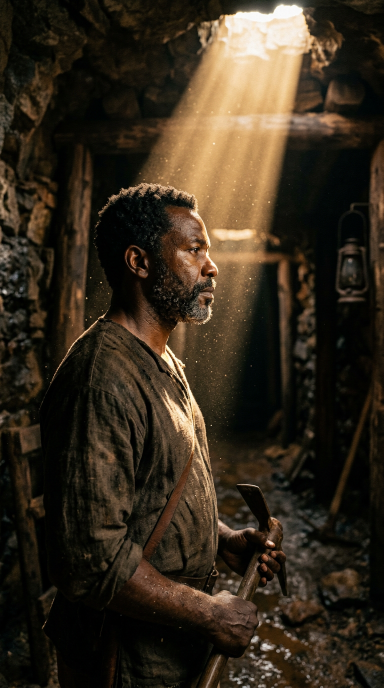
#> input picture reel/assets/chico_rei.png, 768 x 1376 px (shown at 1/2 size)
$ python -i render.py   (imports and definitions only)
#> lines starting #> are read from the running program, lines starting #| are printed output that depends on the picture
### reel/gfx.py
"""Low-level drawing helpers: noise textures, blur, masks, silhouettes, props.

Everything here works at the *work* resolution (w x h); masks are drawn at
SS x supersampling and box-downsampled for antialiasing.
"""
import math

import numpy as np
from PIL import Image, ImageDraw

w, h = 720, 1280          # work resolution (upscaled to 1080x1920 at output)
SS = 2                    # mask supersampling

YY, XX = np.mgrid[0:h, 0:w].astype(np.float32)


# ---------------------------------------------------------------- utilities
def smooth(x):
    x = np.clip(x, 0.0, 1.0)
    return x * x * (3 - 2 * x)


def sm(x):
    """Scalar smoothstep."""
    return float(smooth(x))


def lerp(a, b, t):
    return a + (b - a) * t


def col(c):
    return np.asarray(c, np.float32)


def fbm(hh, ww, a=1.2, seed=0, ax=1.0, ay=1.0):
    """Tileable fractal noise via 1/f^a spectral shaping, normalised to 0..1."""
    r = np.random.default_rng(seed)
    n = r.standard_normal((hh, ww))
    fy = np.fft.fftfreq(hh)[:, None] * ay
    fx = np.fft.fftfreq(ww)[None, :] * ax
    f = np.sqrt(fx ** 2 + fy ** 2)
    f[0, 0] = 1.0
    out = np.real(np.fft.ifft2(np.fft.fft2(n) / f ** a))
    lo, hi = np.percentile(out, [1, 99])
    return np.clip((out - lo) / (hi - lo), 0, 1).astype(np.float32)


ROCK = fbm(h, w, 1.15, 1)
ROCK2 = fbm(h, w, 0.9, 2)
CLOUD = fbm(h, w, 1.35, 3, ax=0.45)
SEA = fbm(512, 512, 1.05, 4, ax=3.5)


# [26 lines left out: functions _box1, blur, vgrad, not called in this run]


def radial(cx, cy, rx, ry=None):
    ry = rx if ry is None else ry
    return np.exp(-(((XX - cx) / rx) ** 2 + ((YY - cy) / ry) ** 2)).astype(np.float32)


def comp(img, m, c):
    m = m[..., None]
    return img * (1 - m) + col(c) * m


def add(img, m, c):
    return img + m[..., None] * col(c)


# [39 lines left out: functions shade, splat, beam, rays, not called in this run]


# ---------------------------------------------------------------- canvas
class Canvas:
    def __init__(self):
        self.im = Image.new("L", (w * SS, h * SS), 0)
        self.d = ImageDraw.Draw(self.im)

    # [5 lines left out: function line, not called in this run]

    def ell(self, cx, cy, rx, ry, fill=255):
        self.d.ellipse([(cx - rx) * SS, (cy - ry) * SS, (cx + rx) * SS, (cy + ry) * SS], fill=fill)

    def ring(self, cx, cy, rx, ry, wd, fill=255):
        self.d.ellipse([(cx - rx) * SS, (cy - ry) * SS, (cx + rx) * SS, (cy + ry) * SS],
                       outline=fill, width=max(1, int(wd * SS)))

    def poly(self, pts, fill=255):
        self.d.polygon([(x * SS, y * SS) for x, y in pts], fill=fill)

    def rect(self, x0, y0, x1, y1, fill=255):
        self.d.rectangle([x0 * SS, y0 * SS, x1 * SS, y1 * SS], fill=fill)

    def arr(self):
        return np.asarray(self.im.resize((w, h), Image.BOX), np.float32) / 255.0


# [11 lines left out: functions ell_pts, rot, not called in this run]


# ---------------------------------------------------------------- figures
# Poses in units of figure height, x forward (facing direction), y up from the feet.
_SIDE = dict(head=(0.0, 0.93), neck=(0.0, 0.85), lsh=(0.0, 0.81), rsh=(0.0, 0.81), hip=(0.0, 0.52),
             lel=(0.03, 0.65), lha=(0.04, 0.49), rel=(-0.02, 0.65), rha=(-0.01, 0.49),
             lkn=(0.03, 0.27), lft=(0.02, 0.0), rkn=(-0.02, 0.27), rft=(-0.04, 0.0))
POSES = {
    "side": _SIDE,
    "tall": dict(_SIDE, head=(0.015, 0.935)),
    "front": dict(head=(0.0, 0.93), neck=(0.0, 0.85), lsh=(-0.11, 0.81), rsh=(0.11, 0.81), hip=(0.0, 0.52),
                  lel=(-0.125, 0.65), lha=(-0.125, 0.49), rel=(0.125, 0.65), rha=(0.125, 0.49),
                  lkn=(-0.05, 0.27), lft=(-0.06, 0.0), rkn=(0.05, 0.27), rft=(0.06, 0.0)),
    "pick_up": dict(head=(0.06, 0.86), neck=(0.03, 0.79), lsh=(0.02, 0.76), rsh=(0.02, 0.76), hip=(-0.05, 0.50),
                    lel=(-0.02, 0.92), lha=(-0.06, 1.0), rel=(0.0, 0.90), rha=(-0.05, 0.99),
                    lkn=(0.07, 0.27), lft=(0.10, 0.0), rkn=(-0.10, 0.26), rft=(-0.16, 0.0)),
    "pick_down": dict(head=(0.22, 0.70), neck=(0.16, 0.66), lsh=(0.15, 0.64), rsh=(0.15, 0.64), hip=(-0.03, 0.47),
                      lel=(0.24, 0.52), lha=(0.30, 0.38), rel=(0.22, 0.50), rha=(0.28, 0.37),
                      lkn=(0.10, 0.25), lft=(0.10, 0.0), rkn=(-0.10, 0.24), rft=(-0.16, 0.0)),
    "carry": dict(head=(0.03, 0.91), neck=(0.02, 0.83), lsh=(0.02, 0.80), rsh=(0.02, 0.80), hip=(0.0, 0.51),
                  lel=(0.09, 0.92), lha=(0.04, 1.02), rel=(-0.05, 0.92), rha=(-0.01, 1.02),
                  lkn=(0.03, 0.27), lft=(0.02, 0.0), rkn=(-0.02, 0.27), rft=(-0.04, 0.0)),
}


def blend(p1, p2, t):
    return {k: (lerp(p1[k][0], p2[k][0], t), lerp(p1[k][1], p2[k][1], t)) for k in p1}


# [175 lines left out: functions walk, figure, pick, bust, jangada, ship and 2 more, not called in this run]


# Side-profile head-and-shoulders, facing +x. Units: head height = 1, origin = head centre, y down.
_PROFILE = [(0.0, -0.5), (0.30, -0.42), (0.40, -0.25), (0.43, -0.12), (0.41, -0.05), (0.53, 0.08), (0.52, 0.12),
            (0.44, 0.15), (0.465, 0.20), (0.43, 0.245), (0.455, 0.29), (0.39, 0.35), (0.42, 0.43), (0.36, 0.49),
            (0.26, 0.53), (0.17, 0.62), (0.19, 0.95), (0.55, 1.22), (0.78, 1.6), (0.86, 3.2), (-0.95, 3.2),
            (-0.92, 1.45), (-0.62, 1.07), (-0.27, 0.80), (-0.27, 0.50), (-0.40, 0.22), (-0.46, -0.10), (-0.34, -0.40)]


# [23 lines left out: functions profile_bust, sample, not called in this run]


# Standing person seen from the front/back: right-half outline, mirrored. Units of height, y up.
_PERSON = [(0.025, 0.865), (0.07, 0.838), (0.125, 0.82), (0.155, 0.795), (0.168, 0.74), (0.172, 0.62),
           (0.168, 0.52), (0.163, 0.45), (0.168, 0.42), (0.152, 0.385), (0.13, 0.395), (0.127, 0.45),
           (0.127, 0.55), (0.12, 0.66), (0.112, 0.70), (0.104, 0.62), (0.100, 0.53), (0.106, 0.47),
           (0.102, 0.40), (0.088, 0.27), (0.072, 0.12), (0.066, 0.04), (0.08, 0.0), (0.02, 0.0),
           (0.024, 0.05), (0.026, 0.25), (0.0, 0.44)]


# [13 lines left out: function person, not called in this run]

### reel/scenes.py
"""Shot renderers. Each returns a float32 (h, w, 3) linear-ish RGB frame in 0..1+.

Signature: shot(lt, d, gt) where lt = time into the shot, d = shot length,
gt = global reel time (used where motion must stay in sync with the audio).
"""
import math

import numpy as np

from gfx import (CLOUD, person, profile_bust, sample, POSES, ROCK, ROCK2, SEA, Canvas, XX, YY, add, beam, blend, blur, bust, chain,
                 col, comp, ell_pts, figure, h, jangada, lerp, pick, radial, rays, rot, shade, ship,
                 skyline, sm, smooth, splat, vgrad, w, walk)

SEA_PERIOD = 2.9          # seconds between breaking waves (shared with audio)
SEA_CRASH = 0.78          # phase of the crash within a period


# [50 lines left out: functions sea_crash_times, town, mine_bg, not called in this run]


WORKERS = [  # x, feet y, height, facing, swing rate (Hz), phase offset
    (0.25, 0.90, 0.46, 1, 0.95, 0.0),
    (0.64, 0.83, 0.33, -1, 0.80, 0.37),
    (0.84, 0.76, 0.21, -1, 1.10, 0.66),
]


# [137 lines left out: functions swing_state, pick_strike_times, mine_workers, dust, mine_carry, chico and 1 more, not called in this run]


SHACKLE_OPEN = 0.8


# [164 lines left out: functions gold_to_freedom, ship_storm, shackled, sky, ocean, spray, not called in this run]


STORM = dict(top=(0.05, 0.07, 0.09), hor=(0.42, 0.40, 0.36), deep=(0.03, 0.06, 0.07), light=(0.55, 0.60, 0.60))


# [33 lines left out: functions sea_storm, jangada_close, not called in this run]


PORT = dict(top=(0.06, 0.08, 0.11), hor=(0.62, 0.52, 0.42), deep=(0.03, 0.06, 0.08), light=(0.6, 0.62, 0.6))


# [136 lines left out: functions port_horizon, shore_hero, line_of_men, dragao_close, ocean_dawn, chain_break, not called in this run]


FACES = {
    0: dict(bg=(0.20, 0.10, 0.04), rim=(1.0, 0.70, 0.40), L=(-0.9, -0.3), x=0.50, s=0.36),
    1: dict(bg=(0.05, 0.10, 0.13), rim=(0.70, 0.85, 0.95), L=(0.9, -0.3), x=0.52, s=0.34),
    2: dict(bg=(0.16, 0.08, 0.05), rim=(1.0, 0.62, 0.35), L=(0.8, -0.5), x=0.48, s=0.35),
    3: dict(bg=(0.06, 0.05, 0.05), rim=(1.0, 0.80, 0.60), L=(-0.85, -0.4), x=0.50, s=0.56),
}


# [59 lines left out: functions face, crowd, modern, not called in this run]


def black(lt, d, gt):
    return np.zeros((h, w, 3), np.float32)


# ================================================================ photographs
class Photo:
    """A still photograph as a shot: Ken Burns framing at output resolution,
    drifting dust in the light, and a slow breathing of the light shaft."""
    full_res = True
    W, H = 1080, 1920

    def __init__(self, path, beam=None, dust=(1.0, 0.85, 0.6), n_dust=500, seed=0, rise=None):
        self.path, self.beam, self.dust, self.n, self.seed = path, beam, dust, n_dust, seed
        self.rise = rise      # (x, y, spread) in output fractions: gold dust rising from there
        self._im = None

    # [58 lines left out: functions image, __call__, not called in this run]


import os  # noqa: E402

CHICO_PHOTO = Photo("assets/chico_rei.png", beam=(0.72, 0.0, 0.55, 0.75, 0.08, 0.20), seed=1)
CHICO_HANDS = Photo("assets/chico_rei.png", beam=(0.72, 0.0, 0.55, 0.75, 0.08, 0.20), n_dust=200, seed=4, rise=(0.58, 0.57, 0.06))
CHICO_FACE = Photo("assets/chico_rei.png", beam=(0.72, 0.0, 0.55, 0.75, 0.08, 0.20), n_dust=150, seed=5)
_DRAGAO_BEAM = (0.42, 0.03, 0.36, 0.32, 0.05, 0.10)
DRAGAO_PHOTO = Photo("assets/dragao_do_mar.jpg", beam=_DRAGAO_BEAM, dust=(1.0, 0.9, 0.75), n_dust=260, seed=2)
DRAGAO_FACE = Photo("assets/dragao_do_mar.jpg", beam=_DRAGAO_BEAM, dust=(1.0, 0.9, 0.75), n_dust=120, seed=6)
DRAGAO_CLOSE = Photo("assets/dragao_do_mar.jpg", beam=_DRAGAO_BEAM, dust=(1.0, 0.9, 0.75), n_dust=120, seed=3)

### reel/render.py
"""Frame renderer: shot -> camera -> grade -> grain/vignette -> text -> RGB24."""
import json
import math
import os

import numpy as np
from PIL import Image, ImageDraw, ImageFont

import gfx
import timeline as T

FPS = 30
DUR = 60.0
NF = int(FPS * DUR)
W, H = 1080, 1920

_r = np.random.default_rng(99)
GRAIN = [np.asarray(Image.fromarray(((_r.standard_normal((H // 2, W // 2)) * 40 + 128).clip(0, 255)).astype(np.uint8))
                    .resize((W, H), Image.BILINEAR), np.float32)[..., None] / 255.0 - 0.5 for _ in range(10)]
_yy, _xx = np.mgrid[0:H, 0:W].astype(np.float32)
VIGNETTE = (1 - 0.62 * (((_xx - W / 2) / (W * 0.62)) ** 2 + ((_yy - H / 2) / (H * 0.60)) ** 2) ** 1.4).clip(0.15, 1)[..., None]
# [1 line not run here, left out]


# ---------------------------------------------------------------- text
_cache = {}


# [56 lines left out: functions text_layer, draw_text, text_items, not called in this run]


_subs = None


# [9 lines left out: function narration_subs, not called in this run]


# ---------------------------------------------------------------- frames
def shot_at(t):
    for sh in T.SHOTS:
        if sh[0] <= t < sh[1]:
            return sh
    return T.SHOTS[-1]


def render_frame(i, with_text=True, t=None):
    t = i / FPS if t is None else t
    t0, t1, fn, cam, grade, flash_in = shot_at(t)
    lt, d = t - t0, t1 - t0
    u = gfx.sm(lt / d) * 0.6 + (lt / d) * 0.4
    z0, z1, cx0, cy0, cx1, cy1 = cam
    z = gfx.lerp(z0, z1, u)
    cx, cy = gfx.lerp(cx0, cx1, u), gfx.lerp(cy0, cy1, u)
    r = np.random.default_rng(i)
    jx, jy = r.normal(0, 0.6, 2)                     # gate weave
    if getattr(fn, "full_res", False):               # photographic shots frame themselves at output size
        f = np.clip(fn(lt, d, t, (z, cx, cy, jx, jy)), 0, 1)
    else:
        img = fn(lt, d, t)
        cw, ch = gfx.w / z, gfx.h / z
        x0 = min(max(cx * gfx.w - cw / 2 + jx, 0), gfx.w - cw)
        y0 = min(max(cy * gfx.h - ch / 2 + jy, 0), gfx.h - ch)
        pil = Image.fromarray((np.clip(img, 0, 1) * 255).astype(np.uint8))
        f = np.asarray(pil.resize((W, H), Image.BICUBIC, box=(x0, y0, x0 + cw, y0 + ch)), np.float32) / 255.0
    gain, tint, contrast = grade
    f = f * gain * np.asarray(tint, np.float32)
    f = np.clip(f, 0, 1)
    f = f + (f - f * f * (3 - 2 * f)) * (1 - contrast) * 2      # s-curve
    f *= VIGNETTE
    if fn is not T.S.black:
        f *= 1 + 0.03 * math.sin(t * 47) * math.sin(t * 13)      # projector flicker
        lum = f.mean(axis=2, keepdims=True)
        f += GRAIN[i % len(GRAIN)] * (0.05 + 0.10 * lum * (1 - lum))
        if r.random() < 0.12:                                    # occasional scratch
            x = int(r.uniform(0.05, 0.95) * W)
            f[:, x:x + 2] *= 1 + r.uniform(0.15, 0.35)
    else:
        f += GRAIN[i % len(GRAIN)] * 0.025
    flash = 0.0
    for ft, fs in T.FLASHES:
        if 0 <= t - ft < 0.2:
            flash = max(flash, fs * (1 - (t - ft) / 0.2) ** 2)
    if flash_in and lt < 0.12 and t < 4:
        flash = max(flash, 0.8 * (1 - lt / 0.12))
    env = 1.0
    for a, b, v0, v1 in T.FADES:
        if b > a and a <= t <= b:
            env = gfx.lerp(v0, v1, (t - a) / (b - a))
        elif b > a and t > b and t < 53.25:
            env = v1 if a > 50 else env
    f = f * env + flash * (1 - f * 0.3)
    if with_text:
        for (s, font, size, color, y, tr, glow, a, dy) in text_items(t):
            draw_text(f, text_layer(s, font, size, color, tr, glow), y, a, dy)
    return (np.clip(f, 0, 1) * 255).astype(np.uint8)

>>> import cv2
>>> picture = cv2.imread('assets/chico_rei.png', cv2.IMREAD_GRAYSCALE)
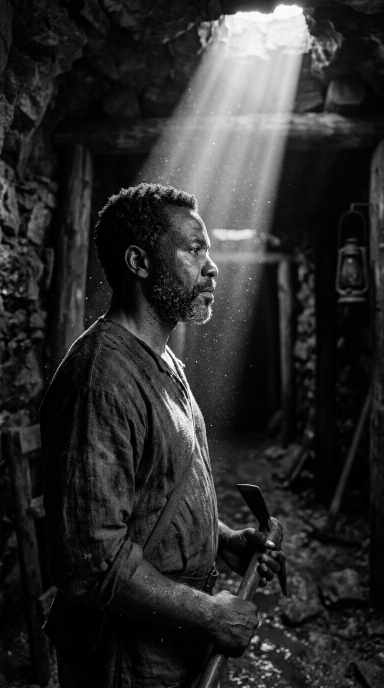
#> picture: shape (1376, 768) (shown at 1/2 size); min 0, max 254, mean 44.7
>>> result = render_frame(picture)
#> (the run stopped early here; a loop or call above may not have finished)

$ run again, on reel/assets/dragao_do_mar.png
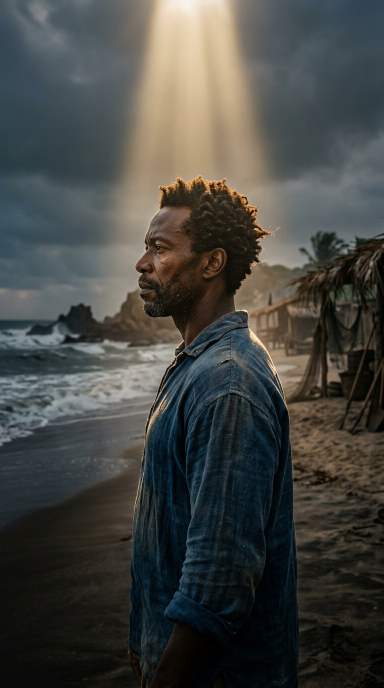
#> input picture reel/assets/dragao_do_mar.png, 768 x 1376 px (shown at 1/2 size)
#> `picture = cv2.imread('assets/chico_rei.png', cv2.IMREAD_GRAYSCALE)`:
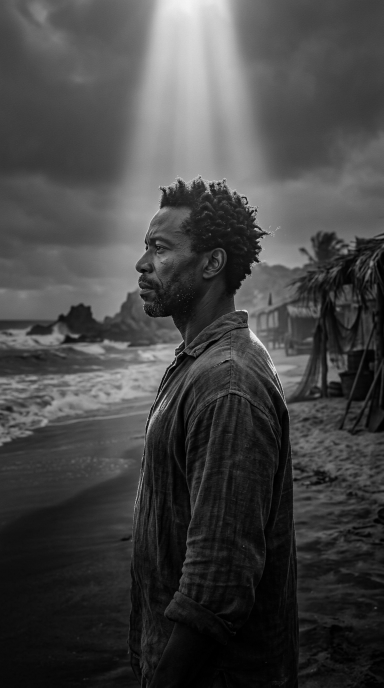
#> picture: shape (1376, 768) (shown at 1/2 size); min 0, max 247, mean 68.4
